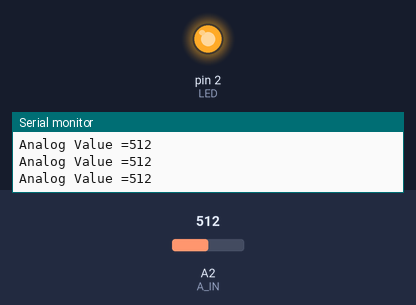
Simulated run of this sketch. Board: Arduino Uno, built with avr-gcc and run on an emulated ATmega328P. Shown: output pins drawn as LEDs (lit = HIGH), the last lines printed to the serial monitor. The inputs (shaded band) are chosen by the test bench; at power-on: A2 (A_IN) = 512.

Above: at 1.2 s.
1.3 s: A2 (A_IN) set to 499
At 1.7 s:
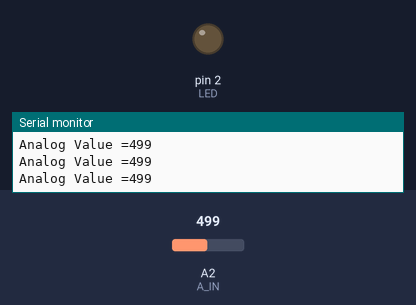
2.8 s: A2 (A_IN) set to 716
At 4.1 s:
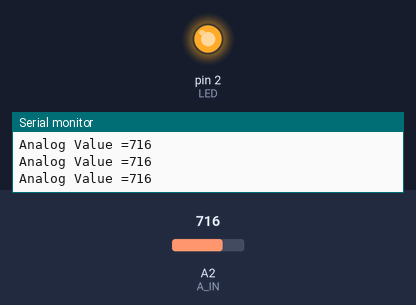
5.8 s: A2 (A_IN) set to 511
At 7.0 s:
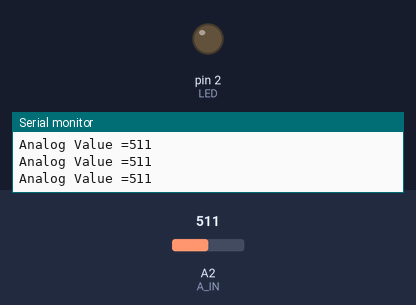
Timing chart, 0 to 8.8 s (numbered marks = the images above; inputs shaded):
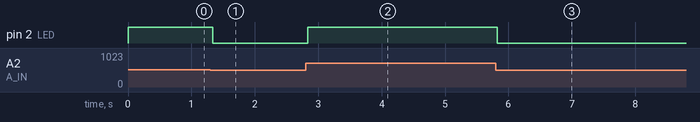

The sketch:

PWM_with_LED.ino
```cpp
const int A_IN = A2;
const int LED = 2;
int analog_value;

void setup()
{
  Serial.begin(9600);
  pinMode(LED,OUTPUT);
}

void loop()
{
  analog_value = analogRead(A_IN);
  Serial.print("Analog Value =");
  Serial.println(analog_value);
  analog_value = analog_value/4;
  analogWrite(LED,analog_value);

}
```

Measured:
- the behaviour switches between 512 and 511 on A2 (A_IN) (found by bisection; images 0 and 1)
- after the input at 1.3 s, pin 2 (LED): HIGH → LOW at once
- after the input at 2.8 s, pin 2 (LED): LOW → HIGH at once
- after the input at 5.8 s, pin 2 (LED): HIGH → LOW at once
